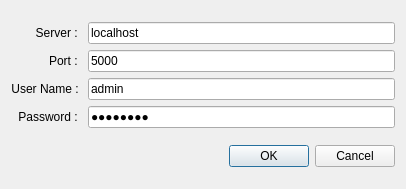
<?xml version="1.0" encoding="UTF-8"?>
<ui version="4.0">
 <class>LoginDialog</class>
 <widget class="QDialog" name="LoginDialog">
  <property name="geometry">
   <rect>
    <x>0</x>
    <y>0</y>
    <width>406</width>
    <height>189</height>
   </rect>
  </property>
  <property name="windowTitle">
   <string>Dialog</string>
  </property>
  <layout class="QHBoxLayout" name="horizontalLayout">
   <item>
    <layout class="QVBoxLayout" name="verticalLayout">
     <item>
      <layout class="QGridLayout" name="gridLayout">
       <item row="0" column="0">
        <widget class="QLabel" name="label">
         <property name="sizePolicy">
          <sizepolicy hsizetype="Fixed" vsizetype="Preferred">
           <horstretch>0</horstretch>
           <verstretch>0</verstretch>
          </sizepolicy>
         </property>
         <property name="minimumSize">
          <size>
           <width>70</width>
           <height>0</height>
          </size>
         </property>
         <property name="text">
          <string>Server : </string>
         </property>
         <property name="alignment">
          <set>Qt::AlignRight|Qt::AlignTrailing|Qt::AlignVCenter</set>
         </property>
        </widget>
       </item>
       <item row="0" column="1">
        <widget class="QLineEdit" name="serverLineEdit">
         <property name="text">
          <string>localhost</string>
         </property>
        </widget>
       </item>
       <item row="1" column="0">
        <widget class="QLabel" name="label_2">
         <property name="sizePolicy">
          <sizepolicy hsizetype="Fixed" vsizetype="Preferred">
           <horstretch>0</horstretch>
           <verstretch>0</verstretch>
          </sizepolicy>
         </property>
         <property name="minimumSize">
          <size>
           <width>70</width>
           <height>0</height>
          </size>
         </property>
         <property name="text">
          <string>Port : </string>
         </property>
         <property name="alignment">
          <set>Qt::AlignRight|Qt::AlignTrailing|Qt::AlignVCenter</set>
         </property>
        </widget>
       </item>
       <item row="1" column="1">
        <widget class="QLineEdit" name="portLineEdit">
         <property name="text">
          <string>5000</string>
         </property>
        </widget>
       </item>
       <item row="2" column="0">
        <widget class="QLabel" name="label_3">
         <property name="sizePolicy">
          <sizepolicy hsizetype="Fixed" vsizetype="Preferred">
           <horstretch>0</horstretch>
           <verstretch>0</verstretch>
          </sizepolicy>
         </property>
         <property name="minimumSize">
          <size>
           <width>70</width>
           <height>0</height>
          </size>
         </property>
         <property name="text">
          <string>User Name : </string>
         </property>
         <property name="alignment">
          <set>Qt::AlignRight|Qt::AlignTrailing|Qt::AlignVCenter</set>
         </property>
        </widget>
       </item>
       <item row="2" column="1">
        <widget class="QLineEdit" name="userNameLineEdit">
         <property name="text">
          <string>admin</string>
         </property>
        </widget>
       </item>
       <item row="3" column="0">
        <widget class="QLabel" name="label_4">
         <property name="sizePolicy">
          <sizepolicy hsizetype="Fixed" vsizetype="Preferred">
           <horstretch>0</horstretch>
           <verstretch>0</verstretch>
          </sizepolicy>
         </property>
         <property name="minimumSize">
          <size>
           <width>70</width>
           <height>0</height>
          </size>
         </property>
         <property name="text">
          <string>Password : </string>
         </property>
         <property name="alignment">
          <set>Qt::AlignRight|Qt::AlignTrailing|Qt::AlignVCenter</set>
         </property>
        </widget>
       </item>
       <item row="3" column="1">
        <widget class="QLineEdit" name="passwordLineEdit">
         <property name="text">
          <string>password</string>
         </property>
         <property name="echoMode">
          <enum>QLineEdit::Password</enum>
         </property>
        </widget>
       </item>
      </layout>
     </item>
     <item>
      <widget class="QDialogButtonBox" name="buttonBox">
       <property name="orientation">
        <enum>Qt::Horizontal</enum>
       </property>
       <property name="standardButtons">
        <set>QDialogButtonBox::Cancel|QDialogButtonBox::Ok</set>
       </property>
      </widget>
     </item>
    </layout>
   </item>
  </layout>
 </widget>
 <resources/>
 <connections>
  <connection>
   <sender>buttonBox</sender>
   <signal>accepted()</signal>
   <receiver>LoginDialog</receiver>
   <slot>accept()</slot>
   <hints>
    <hint type="sourcelabel">
     <x>248</x>
     <y>254</y>
    </hint>
    <hint type="destinationlabel">
     <x>157</x>
     <y>274</y>
    </hint>
   </hints>
  </connection>
  <connection>
   <sender>buttonBox</sender>
   <signal>rejected()</signal>
   <receiver>LoginDialog</receiver>
   <slot>reject()</slot>
   <hints>
    <hint type="sourcelabel">
     <x>316</x>
     <y>260</y>
    </hint>
    <hint type="destinationlabel">
     <x>286</x>
     <y>274</y>
    </hint>
   </hints>
  </connection>
 </connections>
</ui>
